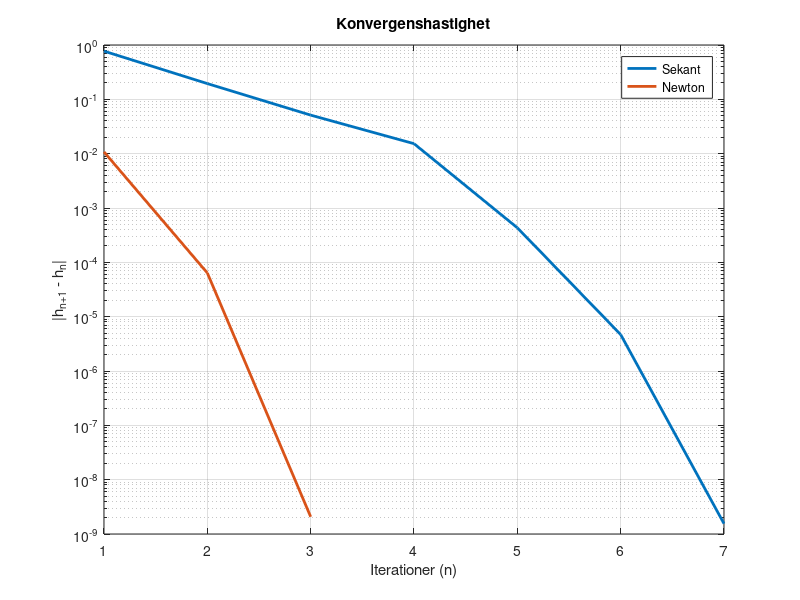
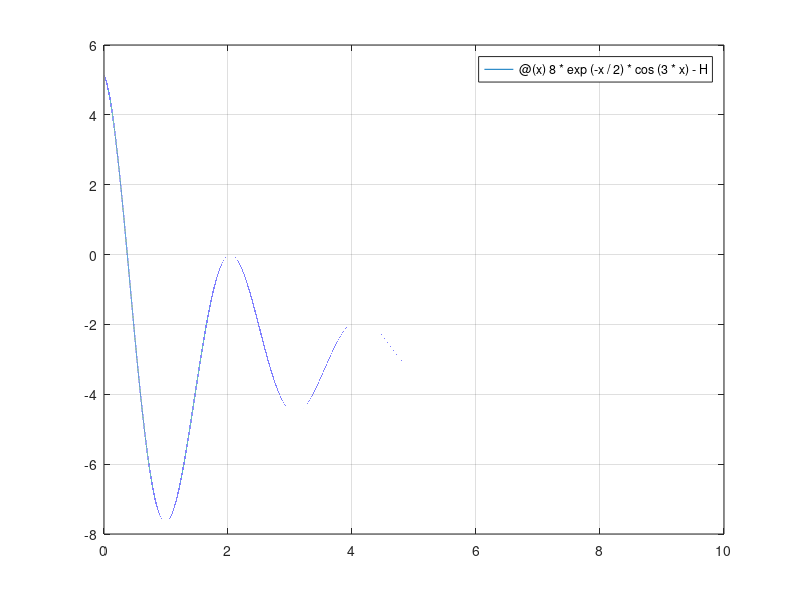

Write the MATLAB code that produced these figures, in order.
% Uppgift 2a Newtons metod 
H = 0.5;
f = @(x) 8 * exp(-x/2) * cos(3 * x) - H; % funktionen
fp = @(x) -4 * exp(-x/2) * cos(3 * x) - 24 * exp(-x/2) * sin(3 * x); % derivatan av funktionen

x = 4.49; % Startgissning 
tol = 1e-8; % Tolerans
diffx = 1; iter = 0; maxiter = 100;
res_newton=[];% uppgift 2c

while diffx > tol && iter < maxiter % 
    iter = iter + 1; % öka antal iterationer
    xnew = x - (f ( x ) / fp ( x )) ; % Räkna xn+1=xn-(f(x)/f'(x)) 
    diffx = abs ( xnew - x ) ; % skillnaden/längden mellan två pinkter:  | x ( n +1) -x ( n ) |
    res_newton=[res_newton,diffx];
    x = xnew ; % Uppdatera xn med värdet av xn+1, alltså stargissningen uppdateras
    disp ([ iter xnew diffx ]) % Utskrift pa skarmen
 end
T_newton=x %resultat

% Startgissningen är 4.49
% Antal iterationer blev 3
% Resultatet blev T = 4.5007
%---------_________________-----------------_______________________-----------------------___________________

% Uppgift 2b : Secant method 
H=0.59;
g = @(x) 8 * exp(-x/2) * cos(3 * x) - H; % funitionen
% Startgissning
h0 = 4; 
h1 = 5;

tol = 1e-8; % tolerans
diffx = 1; % differensen
iter = 0; % antal iterationer
maxiter = 100;
res_sekant=[]; % uppgift 2c

while diffx > tol && iter < maxiter 
    iter = iter + 1; % Increment iteration 
    hnew = h1 - g(h1) * ((h1 - h0) / (g(h1) - g(h0))); % räkna xn+1 = xn-f(xn)*(x-xn)/f(xn)-f(x0) här är xn =h1 och x= h0
    diffx = abs(hnew - h1); % skillnaden/längden mellan två pinkter:  | x ( n +1) -x ( n ) |
    res_sekant=[res_sekant,diffx];
    h0 = h1;  % uppdatera så att i andra iteration x=h1
    h1 = hnew; % uppdatera så att i andra iteration xn = xn+1 eller hnew alltså den nya x värdet
    disp([iter, hnew, diffx]); 
end
T_sekant = h1

%Vilka startvärden har använts? => startvärdena h0=4 och h1 = 4
% Hur många iterationer krävdes => Totalkt krävdes 7 iterationer
% vad blev resultatet? => Resultatet böev T = 4.5007
% Behövs det fler eller färre steg med sekantmetoden för att nå
% ett fel som är mindre än 10−8 än med Newtons metod? => Det behövs fler
% steg i sekant metod jämfört med Netons metod
%Varför är det på det ena eller andra sättet? = > Newtons method får vi den
%exakta lutningen vid en punkt iom att vi har med första derivatan a
%funktionen men i seknats method vlir det en approximation av derivatan.


%---------------________________------------______________---------------______________---------------------

%Uppgift 2c: Jämför konvergenshastigheten

figure;
semilogy(1:length(res_sekant), res_sekant,'LineWidth',2);
hold on;
semilogy(1:length(res_newton), res_newton, 'LineWidth',2);
grid on;
xlabel('Iterationer (n)');
ylabel('|h_{n+1} - h_n|');
title('Konvergenshastighet');
legend('Sekant', 'Newton');


%________----------------_________________------------------___________________------------------------_____

% Uppgift 2d 
H = 2.8464405473 ; % byt H = 2.8464405473 
v = @(x) 8 * exp(-x/2) * cos(3 * x) - H; % funktionen
vp = @(x) -4 * exp(-x/2) * cos(3 * x) - 24 * exp(-x/2) * sin(3 * x); % derivatan av funktionen

x = 2.05; % Startgissning 
tol = 1e-8; % Tolerans
diffx = 1; iter = 0; maxiter = 100;
res2 = [];
while diffx > tol && iter < maxiter 
    iter = iter + 1; % öka anta iterationer
    xnew = x - (v ( x ) / vp ( x )) ; % Räkna xn+1=xn-(f(x)/f'(x)) 
    diffx = abs ( xnew - x ) ; % skillnaden/längden mellan två pinkter:  | x ( n +1) -x ( n ) |
    res2=[res2,diffx];
    x = xnew ; % Uppdatera xn med värdet av xn+1, alltså stargissningen uppdateras
    disp ([ iter xnew diffx ]) % Utskrift pa skarmen
 end
TN=x %resultat
figure;
fplot(v,[0,10])
grid on

%Studera kon-vergenshastighet och känsligheten vad gäller val av startgissning. jämfört med a) på? 
% => minsta ändring i stargissning i uppgift a kan minska antal iterationer
% drastiskt men inte i sekant metoden